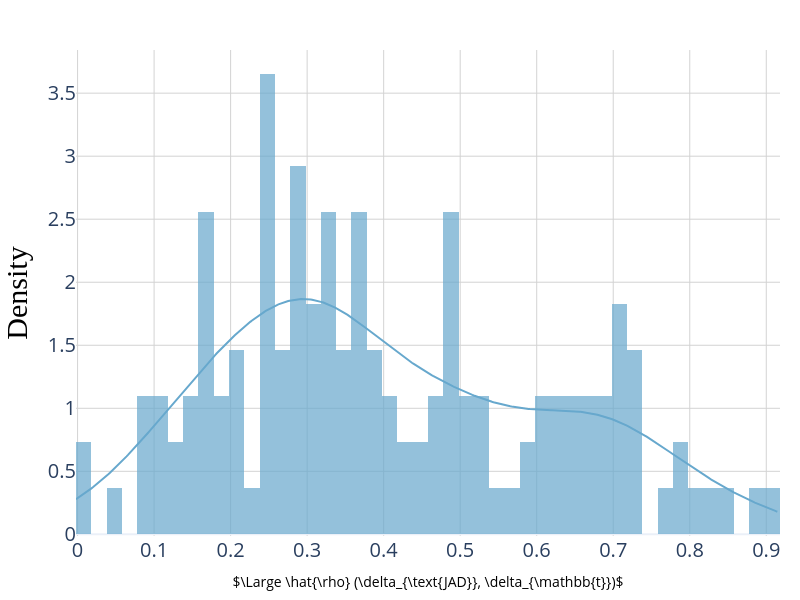

Source (notebook cell):
### Code cell
correlation_factor_dist_plot.show()
write_pdf(correlation_factor_dist_plot, FIG_DIR / "Empirical_relationship_correlation_strength_distirbution.pdf", width= 600, height= 500)

### Figure 1 — Plotly figure (JSON) as saved in the notebook; plotly's stock layout.template omitted (floating-point values rounded to 4 significant figures; data arrays with more than 128 entries replaced by an {"elided": "..."} marker saying what was removed)
{"data": [{"autobinx": false, "histnorm": "probability density", "legendgroup": "Correlation Coefficient", "marker": {"color": "#67a8cd"}, "name": "Correlation Coefficient", "opacity": 0.7, "type": "histogram", "x": {"elided": "137 float values"}, "xaxis": "x", "xbins": {"end": 0.9163, "size": 0.02, "start": -0.002064}, "yaxis": "y"}, {"legendgroup": "Correlation Coefficient", "marker": {"color": "#67a8cd"}, "mode": "lines", "name": "Correlation Coefficient", "showlegend": false, "type": "scatter", "x": {"elided": "500 float values"}, "xaxis": "x", "y": {"elided": "500 float values"}, "yaxis": "y"}], "layout": {"autosize": true, "barmode": "overlay", "height": 600, "hovermode": "closest", "legend": {"font": {"size": 20}, "traceorder": "reversed"}, "margin": {"b": 20, "l": 20, "r": 20, "t": 50}, "showlegend": false, "title": {"font": {"color": "black", "family": "Times New Roman", "size": 25}}, "width": 800, "xaxis": {"anchor": "y2", "domain": [0, 1], "gridcolor": "lightgrey", "tickfont": {"size": 20}, "title": {"font": {"color": "black"}, "text": "$\\Large \\hat{\\rho} (\\delta_{\\text{JAD}}, \\delta_{\\mathbb{t}})$"}, "zeroline": false}, "yaxis": {"anchor": "free", "domain": [0, 1], "gridcolor": "lightgrey", "position": 0, "tickfont": {"size": 20}, "title": {"font": {"color": "black", "family": "Times New Roman", "size": 30}, "text": "Density"}}}}
